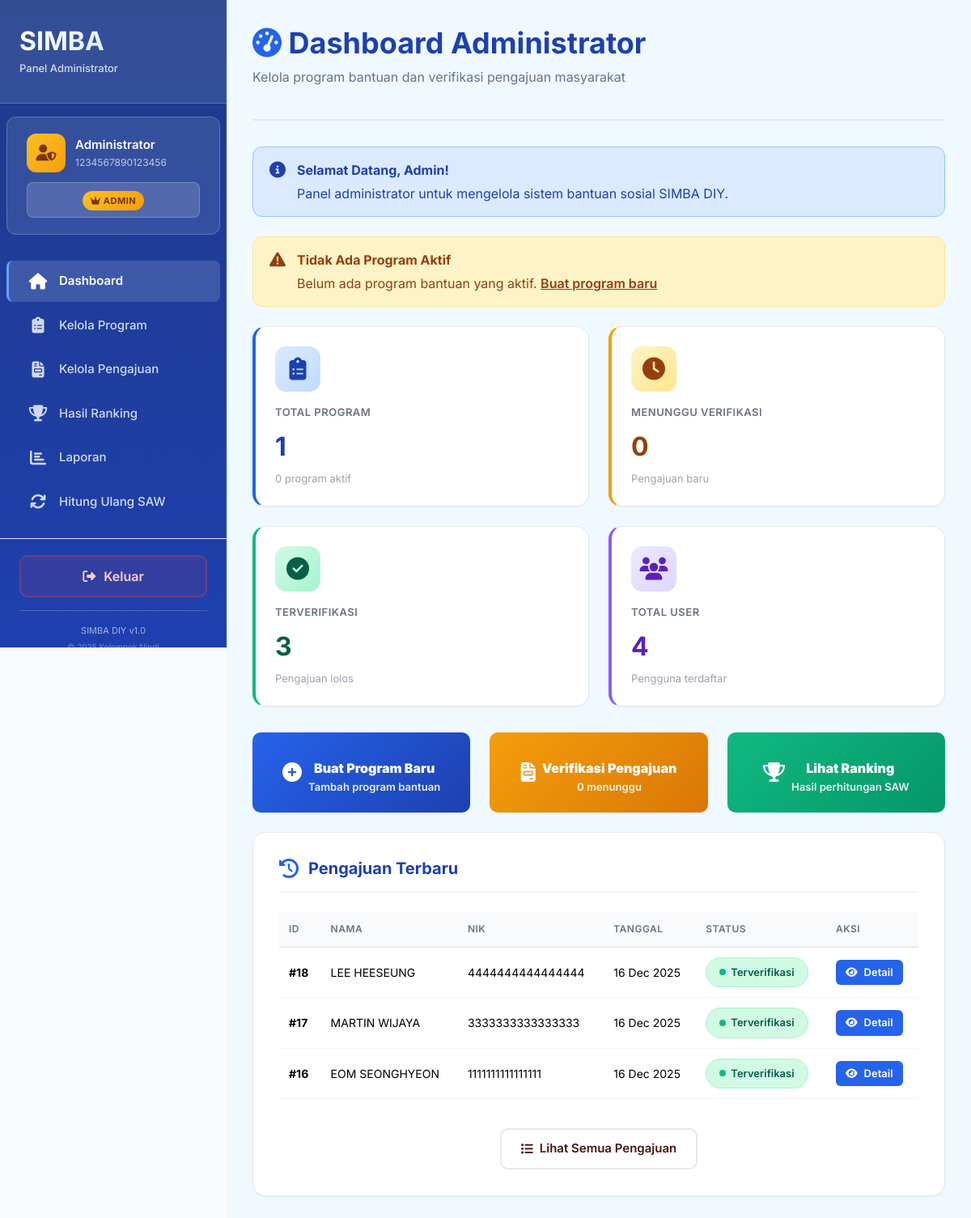
The app's page /admin/index.php (signed in), older data.
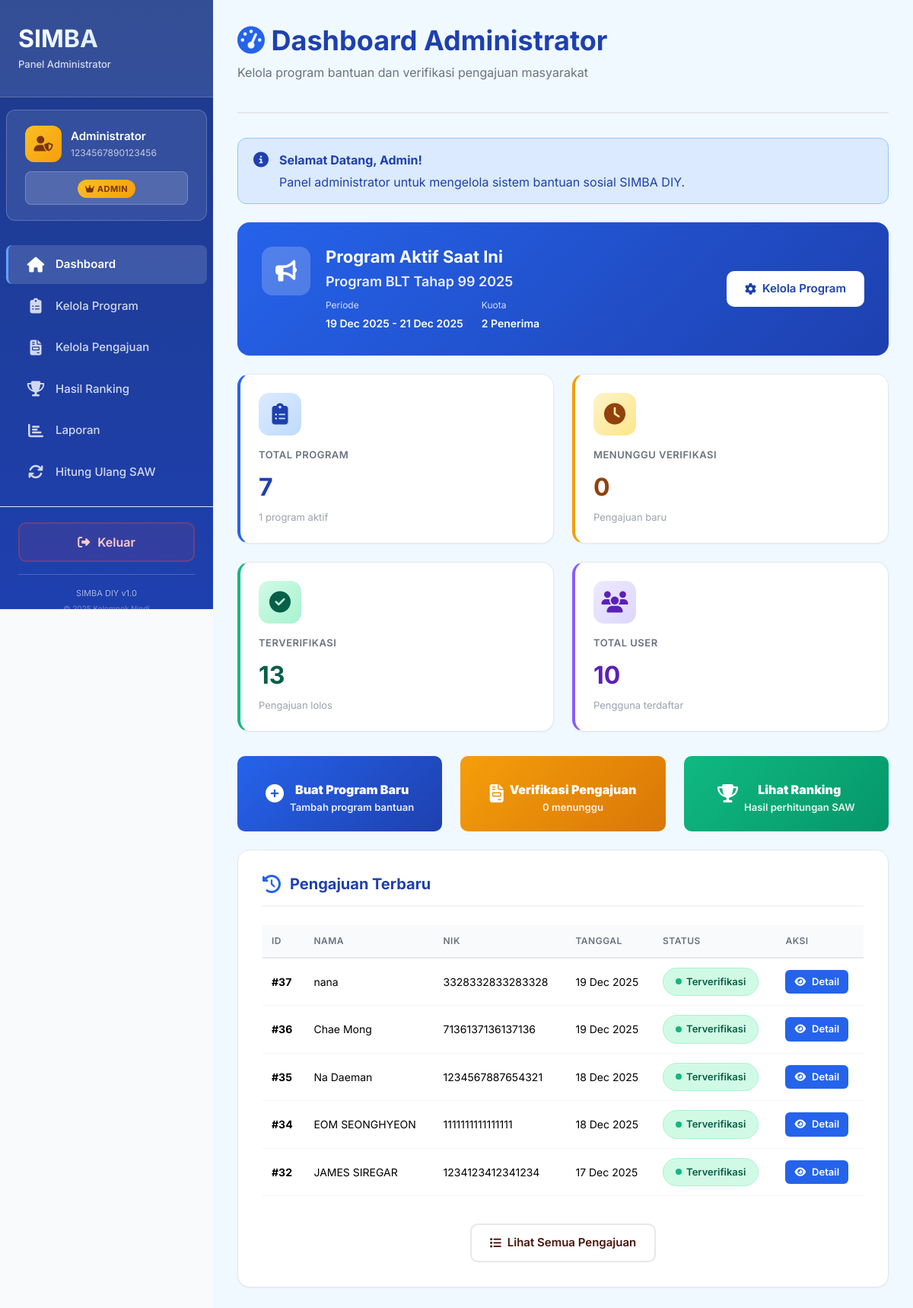
The same page, newer data.
### tables this page shows
CREATE TABLE `user` (
  `id` int(11) NOT NULL,
  `nama` varchar(255) NOT NULL COMMENT 'Nama lengkap pengguna',
  `nik` char(16) NOT NULL COMMENT 'NIK 16 digit',
  `password` varchar(255) NOT NULL COMMENT 'Password terenkripsi',
  `role` enum('admin','user') NOT NULL DEFAULT 'user' COMMENT 'Role pengguna',
  `created_at` timestamp NOT NULL DEFAULT current_timestamp() COMMENT 'Tanggal registrasi'
);

CREATE TABLE `pengajuan` (
  `id` int(11) NOT NULL,
  `id_user` int(11) NOT NULL COMMENT 'Foreign key ke tabel user',
  `id_program` int(11) DEFAULT NULL COMMENT 'Foreign key ke program bantuan',
  `nik` varchar(16) NOT NULL COMMENT 'NIK pemohon',
  `no_kk` varchar(16) NOT NULL COMMENT 'Nomor Kartu Keluarga',
  `nama_lengkap` varchar(255) NOT NULL COMMENT 'Nama lengkap pemohon',
  `alamat` text NOT NULL COMMENT 'Alamat lengkap',
  `no_hp` varchar(15) NOT NULL COMMENT 'Nomor HP yang bisa dihubungi',
  `gaji` decimal(15,2) NOT NULL COMMENT 'Penghasilan per bulan (nilai tengah range)',
  `status_rumah` varchar(50) NOT NULL COMMENT 'Kepemilikan rumah: Sewa, Keluarga, Pribadi',
  `daya_listrik` varchar(50) NOT NULL COMMENT 'Kelistrikan: Menumpang, Pribadi 450 Watt, dst',
  `pengeluaran` decimal(15,2) NOT NULL COMMENT 'Pengeluaran per bulan (nilai tengah range)',
  `jml_keluarga` int(11) NOT NULL COMMENT 'Jumlah anggota keluarga (nilai representatif)',
  `jml_anak_sekolah` int(11) NOT NULL COMMENT 'Jumlah anak usia sekolah (5-18 tahun)',
  `status` enum('Menunggu Verifikasi','Sedang Diverifikasi','Terverifikasi','Ditolak') NOT NULL DEFAULT 'Menunggu Verifikasi' COMMENT 'Status pengajuan',
  `tanggal_dibuat` timestamp NOT NULL DEFAULT current_timestamp() COMMENT 'Waktu pengajuan dibuat'
);

CREATE TABLE `program_bantuan` (
  `id` int(11) NOT NULL,
  `nama_program` varchar(255) NOT NULL COMMENT 'Nama program bantuan',
  `deskripsi` text DEFAULT NULL COMMENT 'Deskripsi program',
  `kuota` int(11) NOT NULL COMMENT 'Jumlah penerima',
  `tanggal_mulai` date NOT NULL COMMENT 'Tanggal mulai program',
  `tanggal_selesai` date NOT NULL COMMENT 'Tanggal selesai program',
  `status` enum('Aktif','Tutup') NOT NULL DEFAULT 'Aktif' COMMENT 'Status program',
  `created_at` timestamp NOT NULL DEFAULT current_timestamp(),
  `updated_at` timestamp NOT NULL DEFAULT current_timestamp() ON UPDATE current_timestamp()
);

### functions/program.php (called while the page is built, shortened)
<?php
function getActiveProgram()
{
    $connection = getConnection();
    $query = "SELECT * FROM program_bantuan WHERE status = 'Aktif' ORDER BY tanggal_mulai DESC LIMIT 1";
    $result = $connection->query($query);
    return $result->fetch_assoc();
}

### admin/index.php (the view, shortened to what the rows shown need)
<?php
require_once(__DIR__ . "/../functions/program.php");
$connection = getConnection();
$stats = [];
$result = $connection->query("SELECT COUNT(*) as total FROM program_bantuan");
$stats['total_program'] = $result->fetch_assoc()['total'];
$result = $connection->query("SELECT COUNT(*) as total FROM program_bantuan WHERE status = 'Aktif'");
$stats['program_aktif'] = $result->fetch_assoc()['total'];
$result = $connection->query("SELECT COUNT(*) as total FROM pengajuan");
$stats['total_pengajuan'] = $result->fetch_assoc()['total'];
$result = $connection->query("SELECT COUNT(*) as total FROM pengajuan WHERE status = 'Menunggu Verifikasi'");
$stats['menunggu_verifikasi'] = $result->fetch_assoc()['total'];
$result = $connection->query("SELECT COUNT(*) as total FROM pengajuan WHERE status = 'Terverifikasi'");
$stats['terverifikasi'] = $result->fetch_assoc()['total'];
$result = $connection->query("SELECT COUNT(*) as total FROM user WHERE role = 'user'");
$stats['total_user'] = $result->fetch_assoc()['total'];
$activeProgram = getActiveProgram();
$recentSubmissions = $connection->query("
    SELECT p.*, u.nama as nama_user
    FROM pengajuan p
    JOIN user u ON p.id_user = u.id
    ORDER BY p.tanggal_dibuat DESC
    LIMIT 5
")->fetch_all(MYSQLI_ASSOC);
?>
<!DOCTYPE html>
<html lang="id">
<head>
    <link rel="stylesheet" href="https://cdnjs.cloudflare.com/ajax/libs/font-awesome/6.5.2/css/all.min.css">
    <link href="https://cdn.jsdelivr.net/npm/bootstrap@5.3.5/dist/css/bootstrap.min.css" rel="stylesheet">
    <link rel="stylesheet" href="../css/style.css">
</head>
<body>
    <div class="dashboard-wrapper">
        <?php include('../templates/admin_sidebar.php'); ?>
        <div class="main-content" style="background-color: #f0f9ff;">
            <div class="page-header">
                <h1 class="page-title" style="color: #1e40af;">
                    <i class="fas fa-tachometer-alt" style="color: #2563eb;"></i> Dashboard Administrator
                </h1>
            </div>
            <?php if ($activeProgram): ?>
                <div class="form-card" style="background: linear-gradient(135deg, #2563eb 0%, #1e40af 100%); color: white; border: none;">
                    <div class="row align-items-center">
                        <div class="col-lg-8">
                            <div style="display: flex; align-items: start; gap: 20px;">
                                <div style="width: 64px; height: 64px; background: rgba(255, 255, 255, 0.2); border-radius: 14px; display: flex; align-items: center; justify-content: center; font-size: 28px; flex-shrink: 0;">
                                    <i class="fas fa-bullhorn"></i>
                                </div>
                                <div>
                                    <h3 style="font-size: 22px; font-weight: 700; margin-bottom: 8px;">Program Aktif Saat Ini</h3>
                                    <h4 style="font-size: 18px; font-weight: 600; margin-bottom: 12px; opacity: 0.9;">
                                        <?php echo htmlspecialchars($activeProgram['nama_program']); ?>
                                    </h4>
                                    <div style="display: flex; gap: 24px; flex-wrap: wrap;">
                                        <div>
                                            <div style="font-size: 12px; opacity: 0.8; margin-bottom: 4px;">Periode</div>
                                            <div style="font-size: 14px; font-weight: 600;">
                                                <?php echo date('d M Y', strtotime($activeProgram['tanggal_mulai'])); ?> -
                                                <?php echo date('d M Y', strtotime($activeProgram['tanggal_selesai'])); ?>
                                            </div>
                                        </div>
                                        <div>
                                            <div style="font-size: 12px; opacity: 0.8; margin-bottom: 4px;">Kuota</div>
                                            <div style="font-size: 14px; font-weight: 600;"><?php echo $activeProgram['kuota']; ?> Penerima</div>
                                        </div>
                                    </div>
                                </div>
                            </div>
                        </div>
                        <div class="col-lg-4" style="text-align: right;">
                            <a href="manage_programs.php" class="btn" style="background-color: white; color: #1e40af; padding: 12px 24px; border-radius: 10px; font-weight: 600;">
                                <i class="fas fa-cog"></i> Kelola Program
                            </a>
                        </div>
                    </div>
                </div>
            <?php endif; ?>
            <div class="dashboard-cards">
                <div class="dashboard-card" style="border-left: 4px solid #2563eb;">
                    <div class="card-icon" style="background: linear-gradient(135deg, #dbeafe 0%, #bfdbfe 100%); color: #1e40af;">
                        <i class="fas fa-clipboard-list"></i>
                    </div>
                    <div class="card-title">Total Program</div>
                    <div class="card-value" style="color: #1e40af;"><?php echo $stats['total_program']; ?></div>
                    <div class="card-description"><?php echo $stats['program_aktif']; ?> program aktif</div>
                </div>
                <div class="dashboard-card" style="border-left: 4px solid #f59e0b;">
                    <div class="card-icon" style="background: linear-gradient(135deg, #fef3c7 0%, #fde68a 100%); color: #92400e;">
                        <i class="fas fa-clock"></i>
                    </div>
                    <div class="card-title">Menunggu Verifikasi</div>
                    <div class="card-value" style="color: #92400e;"><?php echo $stats['menunggu_verifikasi']; ?></div>
                    <div class="card-description">Pengajuan baru</div>
                </div>
                <div class="dashboard-card" style="border-left: 4px solid #10b981;">
                    <div class="card-icon" style="background: linear-gradient(135deg, #d1fae5 0%, #a7f3d0 100%); color: #065f46;">
                        <i class="fas fa-check-circle"></i>
                    </div>
                    <div class="card-title">Terverifikasi</div>
                    <div class="card-value" style="color: #065f46;"><?php echo $stats['terverifikasi']; ?></div>
                    <div class="card-description">Pengajuan lolos</div>
                </div>
                <div class="dashboard-card" style="border-left: 4px solid #8b5cf6;">
                    <div class="card-icon" style="background: linear-gradient(135deg, #ede9fe 0%, #ddd6fe 100%); color: #5b21b6;">
                        <i class="fas fa-users"></i>
                    </div>
                    <div class="card-title">Total User</div>
                    <div class="card-value" style="color: #5b21b6;"><?php echo $stats['total_user']; ?></div>
                    <div class="card-description">Pengguna terdaftar</div>
                </div>
            </div>
            <div class="row g-4 mb-4">
                <div class="col-md-4">
                    <a href="manage_submissions.php" class="btn" style="padding: 20px; background: linear-gradient(135deg, #f59e0b 0%, #d97706 100%); color: white; border: none; width: 100%;">
                        <div style="margin-top: 12px;">
                            <strong style="display: block; font-size: 16px;">Verifikasi Pengajuan</strong>
                            <small style="opacity: 0.9;"><?php echo $stats['menunggu_verifikasi']; ?> menunggu</small>
                        </div>
                    </a>
                </div>
            </div>
            <div class="form-card">
                <h2 class="form-section-title" style="color: #1e40af;">
                    <i class="fas fa-history" style="color: #2563eb;"></i> Pengajuan Terbaru
                </h2>
                <?php if (empty($recentSubmissions)): ?>
                    <div class="empty-state">
                        <div class="empty-state-icon">
                            <i class="fas fa-inbox"></i>
                        </div>
                        <div class="empty-state-title">Belum Ada Pengajuan</div>
                        <div class="empty-state-description">Belum ada pengajuan yang masuk ke sistem</div>
                    </div>
                <?php else: ?>
                    <div class="table-responsive">
                        <table class="table">
                            <thead>
                                <tr>
                                    <th>ID</th>
                                    <th>Nama</th>
                                    <th>NIK</th>
                                    <th>Tanggal</th>
                                    <th>Status</th>
                                    <th>Aksi</th>
                                </tr>
                            </thead>
                            <tbody>
                                <?php foreach ($recentSubmissions as $sub): ?>
                                    <tr>
                                        <td><strong>#<?php echo $sub['id']; ?></strong></td>
                                        <td><?php echo htmlspecialchars($sub['nama_lengkap']); ?></td>
                                        <td><?php echo $sub['nik']; ?></td>
                                        <td><?php echo date('d M Y', strtotime($sub['tanggal_dibuat'])); ?></td>
                                        <td>
                                            <span class="status-badge status-<?php echo strtolower(str_replace(' ', '', $sub['status'])); ?>">
                                                <?php echo $sub['status']; ?>
                                            </span>
                                        </td>
                                        <td>
                                            <a href="manage_submissions.php?id=<?php echo $sub['id']; ?>" class="btn btn-sm" style="background-color: #2563eb; color: white; padding: 6px 12px; border-radius: 6px; font-size: 13px;">
                                                <i class="fas fa-eye"></i> Detail
                                            </a>
                                        </td>
                                    </tr>
                                <?php endforeach; ?>
                            </tbody>
                        </table>
                    </div>
                <?php endif; ?>
            </div>
        </div>
    </div>
</body>
</html>

### templates/admin_sidebar.php (shortened to what the rows shown need)
<?php
$connection = getConnection();
$id_user = $_SESSION['id'];
$userData = $connection->query("SELECT nama, nik FROM user WHERE id = '$id_user'")->fetch_assoc();
?>
<div class="sidebar">
    <div class="sidebar-logo">
        <h2>SIMBA</h2>
    </div>
    <div style="padding: 20px 24px; background: rgba(255, 255, 255, 0.1); margin: 16px 8px; border-radius: 12px; border: 1px solid rgba(255, 255, 255, 0.2);">
        <div style="display: flex; align-items: center; gap: 12px; margin-bottom: 12px;">
            <div style="flex: 1; min-width: 0;">
                <div style="font-size: 15px; font-weight: 600; color: #fff; margin-bottom: 2px; white-space: nowrap; overflow: hidden; text-overflow: ellipsis;">
                    <?php echo htmlspecialchars($userData['nama']); ?>
                </div>
                <div style="font-size: 12px; color: rgba(255, 255, 255, 0.7);">
                    <?php echo htmlspecialchars($userData['nik']); ?>
                </div>
            </div>
        </div>
    </div>
</div>

Row changes from the older to the newer data that the page shows:
removed pengajuan: jml_anak_sekolah "0", jml_keluarga "3", id_user "4", id "16", nama_lengkap "EOM SEONGHYEON", nik "1111111111111111", tanggal_dibuat "16 Dec 2025", status "Terverifikasi"
removed pengajuan: id "18", nama_lengkap "LEE HEESEUNG", nik "4444444444444444", tanggal_dibuat "16 Dec 2025", status "Terverifikasi"
removed pengajuan: id "17", nama_lengkap "MARTIN WIJAYA", nik "3333333333333333", tanggal_dibuat "16 Dec 2025", status "Terverifikasi"
added program_bantuan: nama_program "Program BLT Tahap 99 2025", tanggal_mulai "19 Dec 2025", tanggal_selesai "21 Dec 2025", kuota "2"
added pengajuan: id "37", nama_lengkap "nana", nik "3328332833283328", tanggal_dibuat "19 Dec 2025", status "Terverifikasi"
added pengajuan: id "36", nama_lengkap "Chae Mong", nik "7136137136137136", tanggal_dibuat "19 Dec 2025", status "Terverifikasi"
added pengajuan: id "35", nama_lengkap "Na Daeman", nik "1234567887654321", tanggal_dibuat "18 Dec 2025", status "Terverifikasi"
added pengajuan: id "34", nama_lengkap "EOM SEONGHYEON", nik "1111111111111111", tanggal_dibuat "18 Dec 2025", status "Terverifikasi"
added pengajuan: id "32", nama_lengkap "JAMES SIREGAR", nik "1234123412341234", tanggal_dibuat "17 Dec 2025", status "Terverifikasi"
Text that changed along with them:
$stats['total_program']: "1" → "7"
$stats['program_aktif']: (not shown) → "1"
$stats['menunggu_verifikasi']: (not shown) → "0"
$stats['terverifikasi']: (not shown) → "13"
$stats['total_user']: (not shown) → "10"
text no longer shown: "Tidak Ada Program Aktif Belum ada program bantuan yang aktif. Buat program baru"
text now shown: "Program Aktif Saat Ini Periode - Kuota Penerima Kelola Program"
